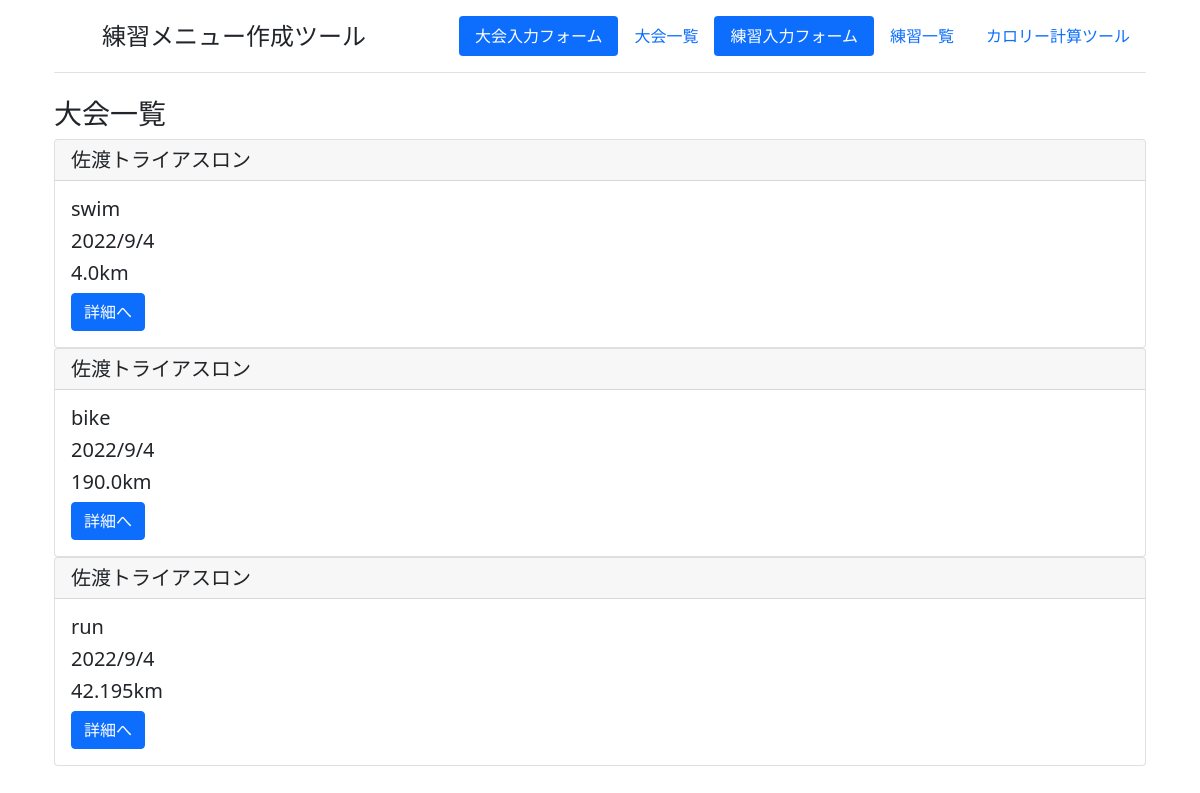
The page /Race_list/ on the database its author committed.
### PMapp/models.py (models this page shows, shortened)
class Race(models.Model):
    Athletic_CHOICES = [
   ('swim', '水泳大会'),
   ('bike', 'ロードレース'),
   ('run', '陸上大会'),
]
    RaceName = models.CharField('大会名', max_length=50)
    Category = models.CharField('大会カテゴリ', max_length=30, choices=Athletic_CHOICES)
    RaceDate = models.DateTimeField('大会日')
    Distance = models.IntegerField('距離(m)')
    TimeLimit = models.IntegerField('時間制限(min)', blank=True, null=True)
    TargetTime = models.IntegerField('目標タイム(min)', blank=True, null=True)
    Remarks = models.TextField('備考', blank=True, null=True, max_length=1000)

### PMapp/views.py (the view)
# urls.py: path('Race_list/', views.Race_list.as_view(), name='Race_list'),
class Race_list(ListView):
    template_name = 'PMapp/Race_list.html'
    model = Race

### PMapp/templates/PMapp/Race_list.html
{% extends 'PMapp/base.html' %}
{% block content %}
<div class="container">
    <h3>大会一覧</h3>
    {% load mathfilters %}
    {% for item in object_list %}
    <div class="card">
        <h5 class="card-header">{{ item.RaceName }}</h5>
        <div class="card-body">
            <h5 class="card-title">{{ item.Category }}</h5>
            <h5 class="card-title">{{ item.RaceDate | date:"Y/n/j" }}</h5>
            {% if item.Distance >= 1000 %}
            <h5 class="card-title">{{ item.Distance|div:1000 }}km</h5>
            {% else %}
            <h5 class="card-title">{{ item.Distance }}m</h5>
            {% endif %}
            <a href="{% url 'PMapp:Race_detail' item.pk %}" class="btn btn-primary">詳細へ</a>
        </div>
    </div>
    {% endfor %}
</div>
{% endblock %}

### rows shown on the page
Race: RaceName "佐渡トライアスロン", Category "swim", RaceDate "2022/9/4", Distance|div "4.0"
Race: RaceName "佐渡トライアスロン", Category "bike", RaceDate "2022/9/4", Distance|div "190.0"
Race: RaceName "佐渡トライアスロン", Category "run", RaceDate "2022/9/4", Distance|div "42.195"
